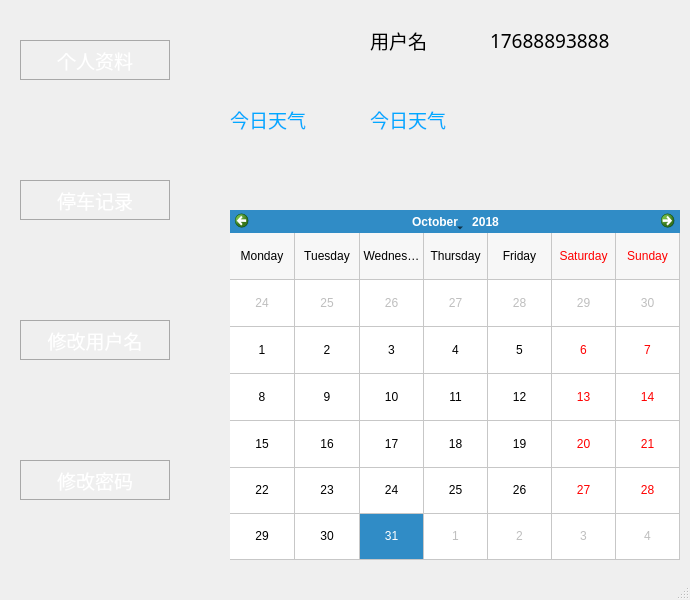
<?xml version="1.0" encoding="UTF-8"?>
<ui version="4.0">
 <class>User_UI</class>
 <widget class="QMainWindow" name="User_UI">
  <property name="geometry">
   <rect>
    <x>0</x>
    <y>0</y>
    <width>690</width>
    <height>600</height>
   </rect>
  </property>
  <property name="windowTitle">
   <string>爱停车</string>
  </property>
  <property name="styleSheet">
   <string notr="true">QMainWindow{

background-image:
	 url(:/new/prefix1/picture/back.jpg)
}</string>
  </property>
  <widget class="QWidget" name="centralwidget">
   <property name="styleSheet">
    <string notr="true">QWidget
{

background-image:
	 url(:/new/prefix1/picture/back.jpg)
}</string>
   </property>
   <widget class="QLabel" name="user_name_label">
    <property name="geometry">
     <rect>
      <x>370</x>
      <y>20</y>
      <width>100</width>
      <height>40</height>
     </rect>
    </property>
    <property name="font">
     <font>
      <family>宋体</family>
      <pointsize>14</pointsize>
     </font>
    </property>
    <property name="styleSheet">
     <string notr="true">QLabel
{
background:rgba(0,0,0,0)
}</string>
    </property>
    <property name="text">
     <string>用户名</string>
    </property>
   </widget>
   <widget class="QLabel" name="account_name_label">
    <property name="geometry">
     <rect>
      <x>490</x>
      <y>20</y>
      <width>180</width>
      <height>40</height>
     </rect>
    </property>
    <property name="font">
     <font>
      <family>宋体</family>
      <pointsize>14</pointsize>
     </font>
    </property>
    <property name="styleSheet">
     <string notr="true">QLabel
{
background:rgba(0,0,0,0)
}</string>
    </property>
    <property name="text">
     <string>17688893888</string>
    </property>
   </widget>
   <widget class="QCalendarWidget" name="calendar_widget">
    <property name="geometry">
     <rect>
      <x>230</x>
      <y>210</y>
      <width>450</width>
      <height>350</height>
     </rect>
    </property>
    <property name="selectedDate">
     <date>
      <year>2018</year>
      <month>10</month>
      <day>31</day>
     </date>
    </property>
    <property name="minimumDate">
     <date>
      <year>1753</year>
      <month>9</month>
      <day>14</day>
     </date>
    </property>
    <property name="gridVisible">
     <bool>true</bool>
    </property>
    <property name="horizontalHeaderFormat">
     <enum>QCalendarWidget::LongDayNames</enum>
    </property>
    <property name="verticalHeaderFormat">
     <enum>QCalendarWidget::NoVerticalHeader</enum>
    </property>
   </widget>
   <widget class="QPushButton" name="personal_information_btn">
    <property name="geometry">
     <rect>
      <x>20</x>
      <y>40</y>
      <width>150</width>
      <height>40</height>
     </rect>
    </property>
    <property name="font">
     <font>
      <family>宋体</family>
      <pointsize>14</pointsize>
     </font>
    </property>
    <property name="toolTip">
     <string>查看个人资料</string>
    </property>
    <property name="styleSheet">
     <string notr="true">QPushButton
{
background-color:rgb(166,166,166);
color:white;
border:1px solid rgb(168,168,168);
background:rgba(0,0,0,0);
}

QPushButton:hover
{
background-color:rgba(239,239,239,1);
color:back;
background:rgba(166,166,166,1);
}</string>
    </property>
    <property name="text">
     <string>个人资料</string>
    </property>
   </widget>
   <widget class="QPushButton" name="stop_car_history_btn">
    <property name="geometry">
     <rect>
      <x>20</x>
      <y>180</y>
      <width>150</width>
      <height>40</height>
     </rect>
    </property>
    <property name="font">
     <font>
      <family>宋体</family>
      <pointsize>14</pointsize>
     </font>
    </property>
    <property name="toolTip">
     <string>查看历史停车记录</string>
    </property>
    <property name="styleSheet">
     <string notr="true">QPushButton
{
background-color:rgb(166,166,166);
color:white;
border:1px solid rgb(168,168,168);
background:rgba(0,0,0,0);
}

QPushButton:hover
{
background-color:rgba(239,239,239,1);
color:back;
background:rgba(166,166,166,1);
}</string>
    </property>
    <property name="text">
     <string>停车记录</string>
    </property>
   </widget>
   <widget class="QPushButton" name="modify_username_btn">
    <property name="geometry">
     <rect>
      <x>20</x>
      <y>320</y>
      <width>150</width>
      <height>40</height>
     </rect>
    </property>
    <property name="font">
     <font>
      <family>宋体</family>
      <pointsize>14</pointsize>
     </font>
    </property>
    <property name="toolTip">
     <string>修改用户名</string>
    </property>
    <property name="styleSheet">
     <string notr="true">QPushButton
{
background-color:rgb(166,166,166);
color:white;
border:1px solid rgb(168,168,168);
background:rgba(0,0,0,0);
}

QPushButton:hover
{
background-color:rgba(239,239,239,1);
color:back;
background:rgba(166,166,166,1);
}</string>
    </property>
    <property name="text">
     <string>修改用户名</string>
    </property>
   </widget>
   <widget class="QPushButton" name="modify_password_btn">
    <property name="geometry">
     <rect>
      <x>20</x>
      <y>460</y>
      <width>150</width>
      <height>40</height>
     </rect>
    </property>
    <property name="font">
     <font>
      <family>宋体</family>
      <pointsize>14</pointsize>
     </font>
    </property>
    <property name="toolTip">
     <string>修改登录密码</string>
    </property>
    <property name="styleSheet">
     <string notr="true">QPushButton
{
background-color:rgb(166,166,166);
color:white;
border:1px solid rgb(168,168,168);
background:rgba(0,0,0,0);
}

QPushButton:hover
{
background-color:rgba(239,239,239,1);
color:back;
background:rgba(166,166,166,1);
}</string>
    </property>
    <property name="text">
     <string>修改密码</string>
    </property>
   </widget>
   <widget class="QLabel" name="today_weather_label">
    <property name="geometry">
     <rect>
      <x>370</x>
      <y>100</y>
      <width>300</width>
      <height>40</height>
     </rect>
    </property>
    <property name="font">
     <font>
      <family>宋体</family>
      <pointsize>16</pointsize>
     </font>
    </property>
    <property name="styleSheet">
     <string notr="true">QLabel
{
background:rgba(0,0,0,0)
}</string>
    </property>
    <property name="text">
     <string>&lt;html&gt;&lt;head/&gt;&lt;body&gt;&lt;p&gt;&lt;span style=&quot; font-size:14pt; color:#00aaff;&quot;&gt;今日天气&lt;/span&gt;&lt;/p&gt;&lt;/body&gt;&lt;/html&gt;</string>
    </property>
   </widget>
   <widget class="QLabel" name="today_weather_name_label">
    <property name="geometry">
     <rect>
      <x>230</x>
      <y>100</y>
      <width>121</width>
      <height>40</height>
     </rect>
    </property>
    <property name="font">
     <font>
      <family>宋体</family>
      <pointsize>16</pointsize>
     </font>
    </property>
    <property name="styleSheet">
     <string notr="true">QLabel
{
background:rgba(0,0,0,0)
}</string>
    </property>
    <property name="text">
     <string>&lt;html&gt;&lt;head/&gt;&lt;body&gt;&lt;p&gt;&lt;span style=&quot; font-size:14pt; color:#00aaff;&quot;&gt;今日天气&lt;/span&gt;&lt;/p&gt;&lt;/body&gt;&lt;/html&gt;</string>
    </property>
   </widget>
  </widget>
  <widget class="QMenuBar" name="menubar">
   <property name="geometry">
    <rect>
     <x>0</x>
     <y>0</y>
     <width>690</width>
     <height>18</height>
    </rect>
   </property>
  </widget>
  <widget class="QStatusBar" name="statusbar"/>
 </widget>
 <resources>
  <include location="background.qrc"/>
 </resources>
 <connections/>
</ui>
